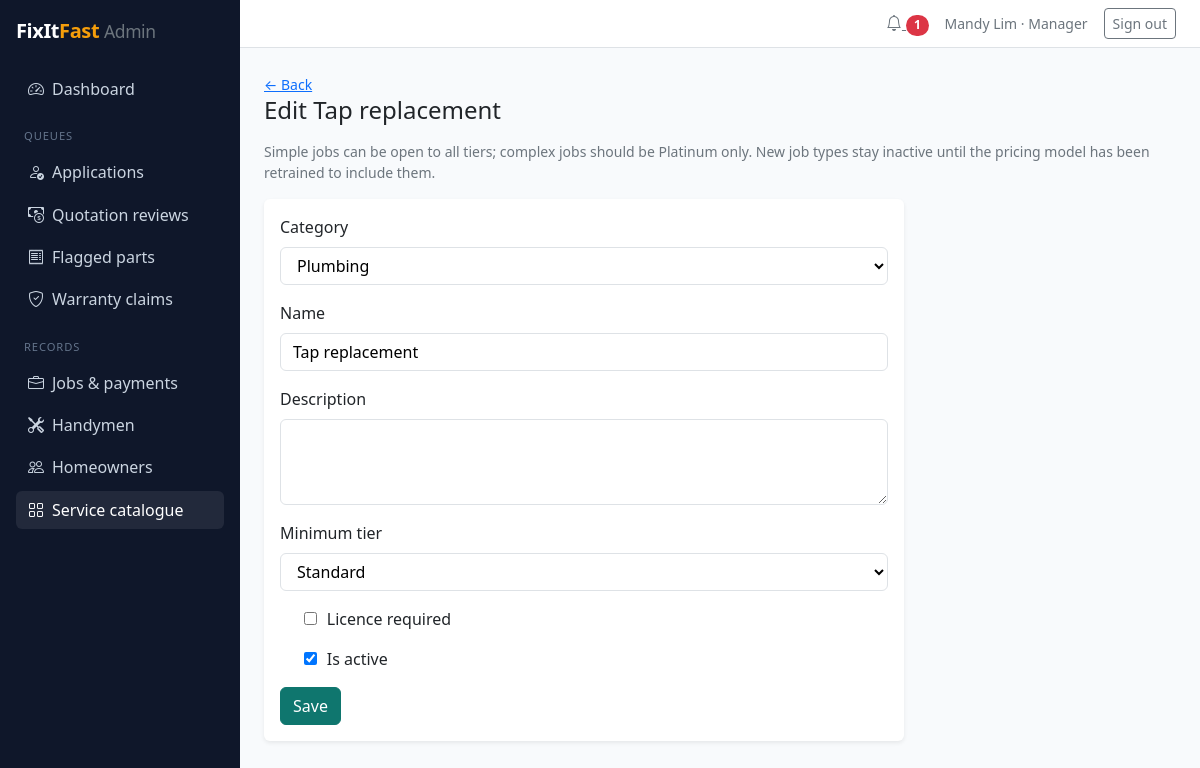
/staff/catalogue/job-types/1/ (signed in), run on the app's committed database.
### accounts/models.py (models this page shows, shortened)
class User(AbstractUser):
    class Role(models.TextChoices):
        HOMEOWNER = 'HOMEOWNER', 'Homeowner'
        HANDYMAN = 'HANDYMAN', 'Handyman'
        EMPLOYEE = 'EMPLOYEE', 'Employee'
        MANAGER = 'MANAGER', 'Manager'
    email = models.EmailField(unique=True)
    mobile = models.CharField(max_length=20, blank=True)
    role = models.CharField(max_length=10, choices=Role.choices, default=Role.HOMEOWNER)
    is_deactivated = models.BooleanField(default=False)
    deactivation_reason = models.TextField(blank=True)

### catalogue/models.py (models this page shows, shortened)
class JobType(models.Model):
    category = models.ForeignKey(Category, on_delete=models.PROTECT, related_name='job_types')
    name = models.CharField(max_length=100, unique=True)
    description = models.TextField(blank=True)
    min_tier = models.CharField(max_length=10, choices=Tier.choices, default=Tier.STANDARD)
    licence_required = models.BooleanField(default=False)
    is_active = models.BooleanField(default=False)
    class Meta:
        ordering = ['category__name', 'name']
    def __str__(self):
        return self.name

### adminpanel/views.py (the view)
# urls.py: path('catalogue/job-types/<int:pk>/', views.job_type_form, name='job_type_edit'),
@staff_required
def job_type_form(request, pk=None):
    job_type = get_object_or_404(JobType, pk=pk) if pk else None
    form = JobTypeForm(request.POST or None, instance=job_type)
    if request.method == 'POST' and form.is_valid():
        form.save()
        messages.success(request, 'Job type saved. Deactivated job types stay on past jobs.')
        return redirect('adminpanel:catalogue')
    return render(request, 'adminpanel/form_page.html', {
        'form': form, 'title': f'Edit {job_type}' if job_type else 'New job type', 'back': 'adminpanel:catalogue',
        'help': 'Simple jobs can be open to all tiers; complex jobs should be Platinum only. '
                'New job types stay inactive until the pricing model has been retrained to include them.'})

### adminpanel/forms.py (shortened to what this page needs)
class JobTypeForm(forms.ModelForm):
    class Meta:
        model = JobType
        fields = ['category', 'name', 'description', 'min_tier', 'licence_required', 'is_active']
        widgets = {'description': forms.Textarea(attrs={'rows': 3})}
        labels = {'min_tier': 'Minimum tier'}

### accounts/context_processors.py (called while the page is built)
def notifications(request):
    if not request.user.is_authenticated:
        return {}
    return {'unread_notifications': request.user.notifications.filter(is_read=False).count()}

### catalogue/models.py (called while the page is built)
    def __str__(self):
        return self.name

### adminpanel/templates/adminpanel/form_page.html (shortened to what this page needs)
{% extends 'adminpanel/base.html' %}
{% block content %}
<a class="small" href="{% url back %}">&larr; Back</a>
<h1 class="h4 mb-3">{{ title }}</h1>
{% if help %}<p class="text-secondary small">{{ help }}</p>{% endif %}
<div class="card border-0 shadow-sm" style="max-width: 40rem"><div class="card-body">
  <form method="post" novalidate>
    {% include 'partials/form_fields.html' with form=form %}
    <button class="btn btn-primary" type="submit">Save</button>
  </form>
</div></div>
{% endblock %}

### adminpanel/templates/adminpanel/base.html (shortened to what this page needs)
{% extends 'base.html' %}
{% block layout %}
<div class="d-flex admin-shell">
  <aside class="admin-sidebar p-3 no-print">
    <a class="d-block text-white text-decoration-none brand fs-5 mb-4" href="{% url 'adminpanel:dashboard' %}">
      FixIt<span class="accent">Fast</span> <small class="fw-normal text-secondary">Admin</small>
    </a>
    {% with url_name=request.resolver_match.url_name %}
    <nav class="nav flex-column gap-1">
      <a class="nav-link {% if url_name == 'dashboard' %}active{% endif %}" href="{% url 'adminpanel:dashboard' %}"><i class="bi bi-speedometer2 me-2"></i>Dashboard</a>
      <div class="section-label mt-3 mb-1 px-2">Queues</div>
      <a class="nav-link {% if 'application' in url_name %}active{% endif %}" href="{% url 'adminpanel:applications' %}"><i class="bi bi-person-check me-2"></i>Applications</a>
      <a class="nav-link {% if 'quotation' in url_name %}active{% endif %}" href="{% url 'adminpanel:quotation_queue' %}"><i class="bi bi-cash-coin me-2"></i>Quotation reviews</a>
      <a class="nav-link {% if 'part' in url_name %}active{% endif %}" href="{% url 'adminpanel:part_queue' %}"><i class="bi bi-receipt me-2"></i>Flagged parts</a>
      <a class="nav-link {% if 'claim' in url_name %}active{% endif %}" href="{% url 'adminpanel:claims' %}"><i class="bi bi-shield-check me-2"></i>Warranty claims</a>
      <div class="section-label mt-3 mb-1 px-2">Records</div>
      <a class="nav-link {% if url_name == 'jobs' or url_name == 'job_detail' %}active{% endif %}" href="{% url 'adminpanel:jobs' %}"><i class="bi bi-briefcase me-2"></i>Jobs &amp; payments</a>
      <a class="nav-link {% if 'handym' in url_name %}active{% endif %}" href="{% url 'adminpanel:handymen' %}"><i class="bi bi-tools me-2"></i>Handymen</a>
      <a class="nav-link {% if 'homeowner' in url_name %}active{% endif %}" href="{% url 'adminpanel:homeowners' %}"><i class="bi bi-people me-2"></i>Homeowners</a>
      <a class="nav-link {% if 'catalogue' in url_name or 'category' in url_name or 'job_type' in url_name %}active{% endif %}" href="{% url 'adminpanel:catalogue' %}"><i class="bi bi-grid me-2"></i>Service catalogue</a>
    </nav>
    {% endwith %}
  </aside>
  <div class="flex-grow-1 d-flex flex-column">
    <header class="bg-white border-bottom px-4 py-2 d-flex justify-content-end align-items-center gap-3 no-print">
      <a class="text-secondary" href="{% url 'adminpanel:notifications' %}" aria-label="Notifications"><i class="bi bi-bell"></i>
        {% if unread_notifications %}<span class="badge rounded-pill bg-danger">{{ unread_notifications }}</span>{% endif %}</a>
      <span class="small text-secondary">{{ user.get_full_name|default:user.email }} &middot; {{ user.get_role_display }}</span>
      <form method="post" action="{% url 'adminpanel:logout' %}">
        <button class="btn btn-outline-secondary btn-sm" type="submit">Sign out</button>
      </form>
    </header>
    <main class="p-4">
      {% block content %}{% endblock %}
    </main>
  </div>
</div>
{% endblock %}

### templates/partials/form_fields.html (shortened to what this page needs)
{% for field in form.visible_fields %}
  <div class="mb-3">
    {% if field.widget_type == 'checkbox' %}
      <div class="form-check">
        {{ field }}
        <label class="form-check-label" for="{{ field.id_for_label }}">{{ field.label }}</label>
      </div>
    {% else %}
      <label class="form-label" for="{{ field.id_for_label }}">{{ field.label }}</label>
      {{ field }}
    {% endif %}
  </div>
{% endfor %}

### static/css/fixitfast.css (style rules this page uses)
:root { --bs-primary: #0f766e; --bs-primary-rgb: 15, 118, 110; --bs-link-color: #0f766e; --bs-link-hover-color: #115e59; --ff-accent: #f59e0b; --ff-sidebar: #0f172a; }
body { background: #f8fafc; }
.btn-primary { --bs-btn-bg: #0f766e; --bs-btn-border-color: #0f766e; --bs-btn-hover-bg: #115e59; --bs-btn-hover-border-color: #115e59; --bs-btn-active-bg: #134e4a; --bs-btn-active-border-color: #134e4a; --bs-btn-disabled-bg: #0f766e; --bs-btn-disabled-border-color: #0f766e; }
.brand { font-weight: 700; letter-spacing: -0.02em; }
.brand .accent { color: var(--ff-accent); }
form input:not([type=checkbox]):not([type=radio]):not([type=hidden]):not([type=submit]), form select, form textarea { display: block; width: 100%; padding: .375rem .75rem; border: 1px solid #dee2e6; border-radius: .375rem; background: #fff; }
form input[type=checkbox] { margin-right: .35rem; }
.admin-shell { min-height: 100vh; }
.admin-sidebar { background: var(--ff-sidebar); width: 240px; flex-shrink: 0; }
.admin-sidebar .nav-link { color: #cbd5e1; border-radius: .375rem; padding: .45rem .75rem; }
.admin-sidebar .nav-link:hover, .admin-sidebar .nav-link.active { color: #fff; background: rgba(255, 255, 255, .08); }
.admin-sidebar .section-label { color: #64748b; font-size: .7rem; text-transform: uppercase; letter-spacing: .08em; }

### data on the page
User: get_full_name "Mandy Lim", role "Manager"
JobType: visible_fields "Plumbing" "Tap replacement" "Standard", visible_fields "☑"

### other printed values
{{ unread_notifications }} "1"
{{ title }} "Edit Tap replacement"
{{ help }} "Simple jobs can be open to all tiers; complex jobs should be Platinum only. New job types stay inactive until the pricing model has been retrained to include them."
{{ field.label }} "Category" "Name" "Description" "Minimum tier"
{{ field.label }} "Licence required" "Is active"
